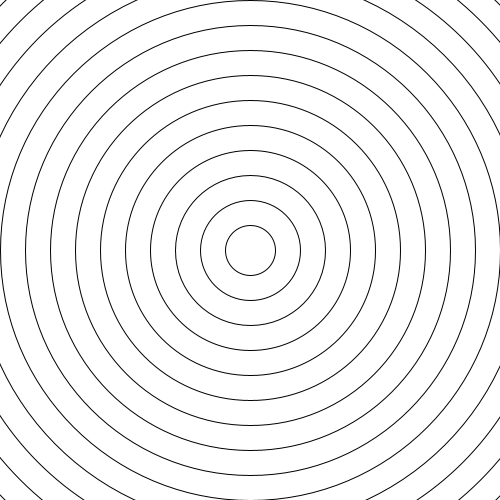
Frame 1 (no input)
Frame 60 (the mouse pressed at the canvas centre just before this capture): identical to frame 1, image omitted
Frame 120 (the mouse held since frame 60 and released just before this capture): identical to frame 1, image omitted

The Processing sketch that drew this single still picture (run headless with seeded random() and noise(); from frame 60 on, the mouse is pressed at the canvas centre):

// Processing sketch: CienCirculosConcentricos
// ── CienCirculosConcentricos.pde
//100 circulos concentricos
float espacio = 50;
void setup() {
  size(500,500);
}
void draw() {
  background(255);
  noFill();
  for(int i=0; i<100; i++){
    ellipse(width/2, height/2, espacio*i, espacio*i);
  }
}
